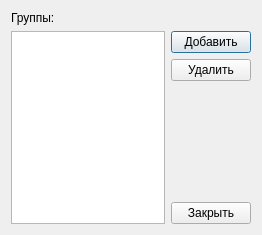
<?xml version="1.0" encoding="UTF-8"?>
<ui version="4.0">
 <class>DlgEditGroups</class>
 <widget class="QDialog" name="DlgEditGroups">
  <property name="geometry">
   <rect>
    <x>0</x>
    <y>0</y>
    <width>262</width>
    <height>235</height>
   </rect>
  </property>
  <property name="windowTitle">
   <string>Группы</string>
  </property>
  <layout class="QVBoxLayout" name="verticalLayout_2">
   <item>
    <widget class="QLabel" name="label">
     <property name="text">
      <string>Группы:</string>
     </property>
     <property name="buddy">
      <cstring>lvGroups</cstring>
     </property>
    </widget>
   </item>
   <item>
    <layout class="QHBoxLayout" name="horizontalLayout">
     <item>
      <widget class="QListWidget" name="lvGroups">
       <property name="frameShape">
        <enum>QFrame::StyledPanel</enum>
       </property>
       <property name="frameShadow">
        <enum>QFrame::Sunken</enum>
       </property>
       <property name="editTriggers">
        <set>QAbstractItemView::NoEditTriggers</set>
       </property>
      </widget>
     </item>
     <item>
      <layout class="QVBoxLayout" name="verticalLayout">
       <item>
        <widget class="QPushButton" name="btnAdd">
         <property name="text">
          <string>Добавить</string>
         </property>
        </widget>
       </item>
       <item>
        <widget class="QPushButton" name="btnDel">
         <property name="text">
          <string>Удалить</string>
         </property>
        </widget>
       </item>
       <item>
        <spacer name="verticalSpacer">
         <property name="orientation">
          <enum>Qt::Vertical</enum>
         </property>
         <property name="sizeHint" stdset="0">
          <size>
           <width>20</width>
           <height>40</height>
          </size>
         </property>
        </spacer>
       </item>
       <item>
        <widget class="QPushButton" name="btnExit">
         <property name="text">
          <string>Закрыть</string>
         </property>
        </widget>
       </item>
      </layout>
     </item>
    </layout>
   </item>
  </layout>
 </widget>
 <resources/>
 <connections>
  <connection>
   <sender>btnExit</sender>
   <signal>clicked()</signal>
   <receiver>DlgEditGroups</receiver>
   <slot>close()</slot>
   <hints>
    <hint type="sourcelabel">
     <x>219</x>
     <y>214</y>
    </hint>
    <hint type="destinationlabel">
     <x>241</x>
     <y>167</y>
    </hint>
   </hints>
  </connection>
 </connections>
</ui>
